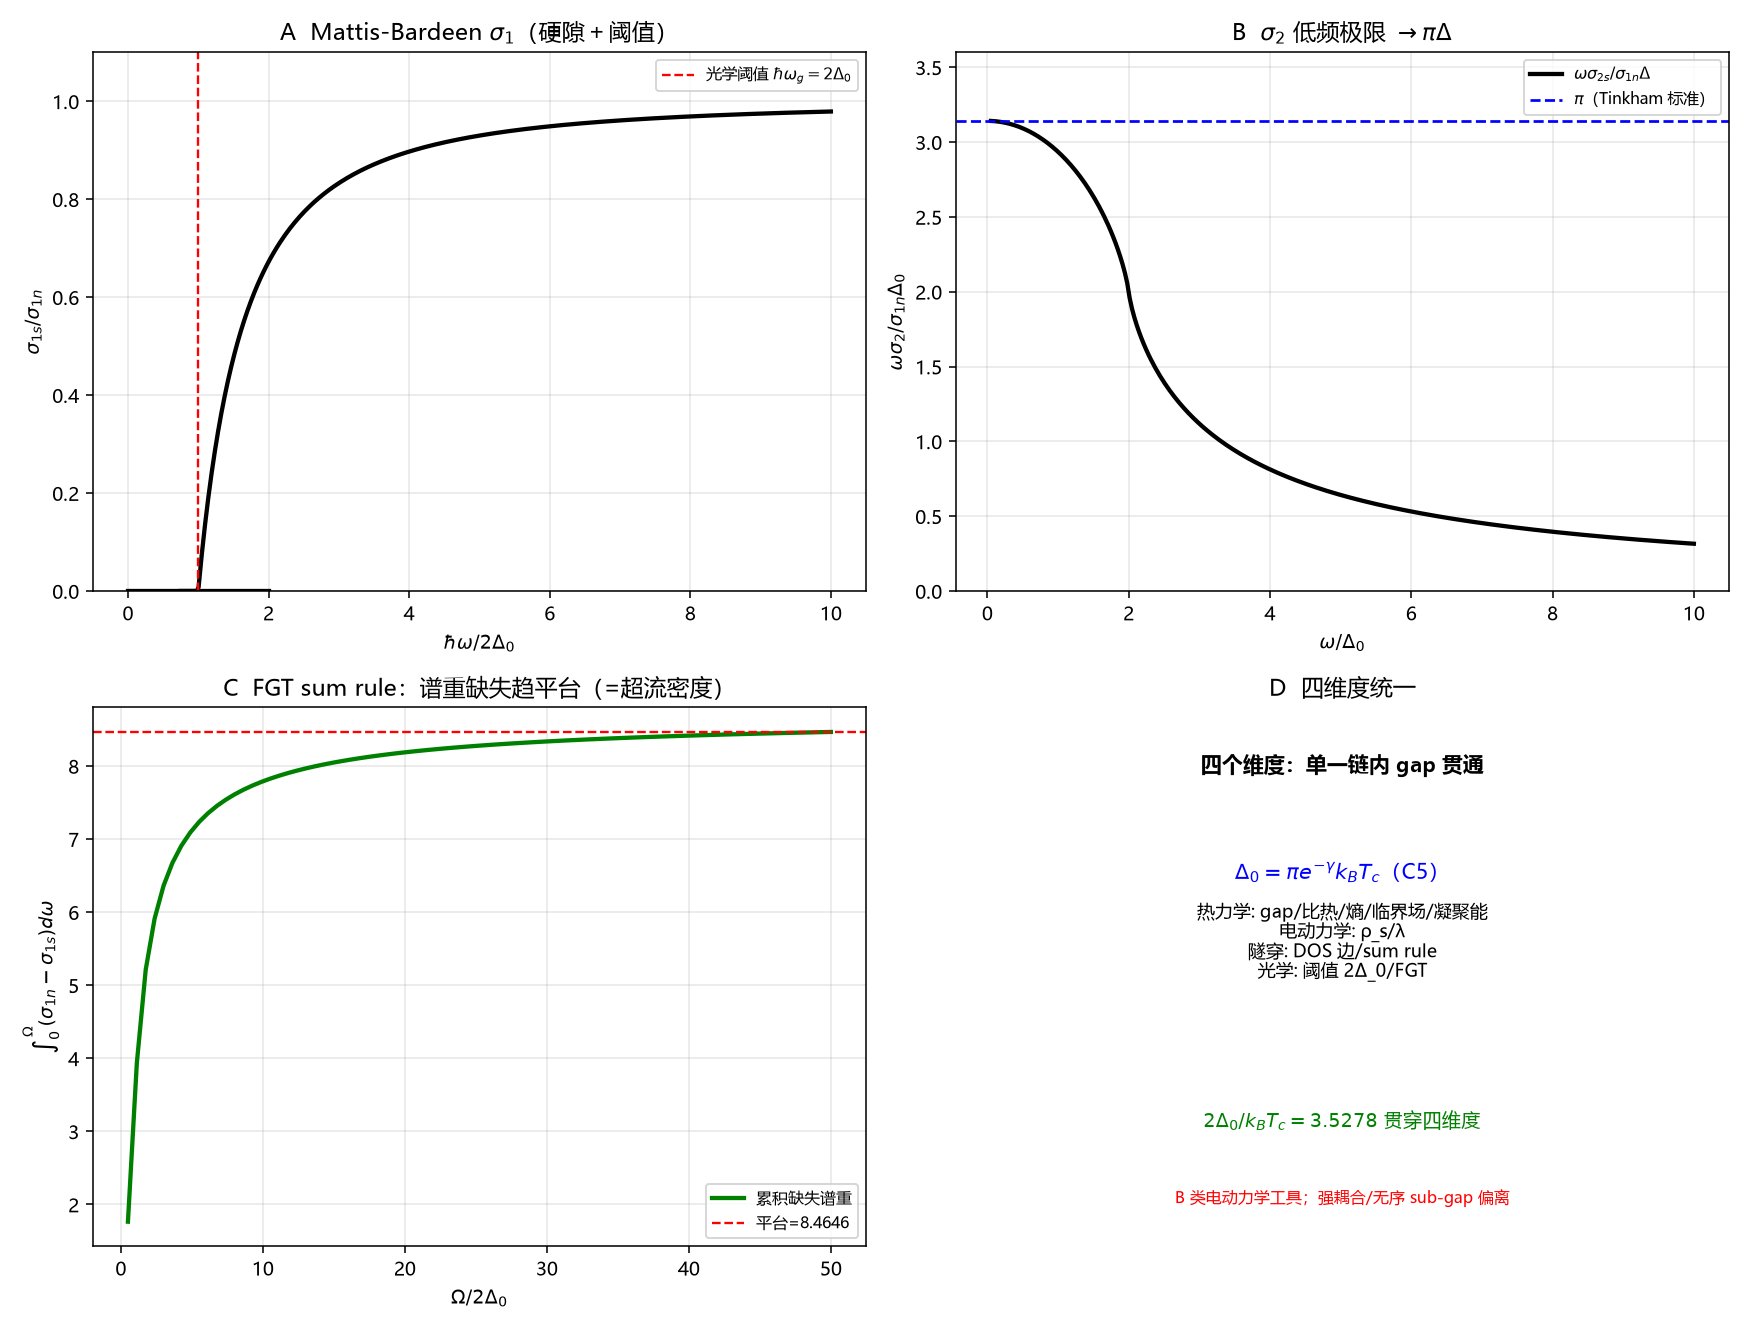

Reproduce this figure in Python.
# -*- coding: utf-8 -*-
"""
预注册判定 R18：Mattis-Bardeen 光学电导与 FGT sum rule（非拟合）
==================================================================
链内 gap Δ0=pi/e^gamma -> MB 光学阈值 2Δ0、硬隙、FGT 谱重守恒。

复跑：python "10 探索/超导第一性研究/04_计算验证/R18_MattisBardeen光学电导.py"
"""
import csv
import math
import os
import sys

try:
    sys.stdout.reconfigure(encoding="utf-8")
except Exception:
    pass

import numpy as np
from scipy.integrate import quad
from scipy.special import ellipk, ellipe
import matplotlib
matplotlib.use("Agg")
import matplotlib.pyplot as plt

plt.rcParams["font.sans-serif"] = ["Microsoft YaHei", "SimHei", "DejaVu Sans"]
plt.rcParams["axes.unicode_minus"] = False

OUT = os.path.dirname(os.path.abspath(__file__))
G = 0.5772156649015329
D = math.pi / math.exp(G)   # 链内 gap Δ0/kB Tc


def mb_sigma1(w):
    """MB Eq.61: sigma1s/sigma1n, w in kB Tc=1 units, gap=D."""
    if w <= 2 * D:
        return 0.0
    k = (w - 2 * D) / (w + 2 * D)
    m = k * k
    return (1 + 2 * D / w) * ellipe(m) - (4 * D / w) * ellipk(m)


def mb_sigma2(w):
    """MB Eq.63: sigma2s/sigma1n (T=0). k' = sqrt(1-k^2), k=(w-2D)/(w+2D)."""
    k = (w - 2 * D) / (w + 2 * D)
    kp2 = max(0.0, 1 - k * k)   # k'^2, in (0,1] for w>0
    return (D / w + 0.5) * ellipe(kp2) + (D / w - 0.5) * ellipk(kp2)


def main():
    # P1 光学阈值
    gap_ratio = 2 * D
    assert abs(gap_ratio - 3.527754) < 1e-4, "P1: 2Δ/kBTc=2π/e^γ"

    # P3 硬隙
    assert mb_sigma1(0.5 * D) == 0.0 and mb_sigma1(1.99 * D) == 0.0, "P3: 硬隙 σ1=0"
    assert mb_sigma1(2.0 * D) == 0.0, "P3: 阈值处为 0"

    # P2 曲线：单调上升 + 高ω趋1
    ws = np.linspace(1.5*D, 20*D, 400)
    s1 = np.array([mb_sigma1(w) for w in ws])
    hi = ws >= 2*D
    assert np.all(np.diff(s1[hi]) >= -1e-6), "P2: 单调上升"
    assert abs(mb_sigma1(200*D) - 1.0) < 0.02, "P2: 高ω趋1"

    # P4 FGT sum rule：累积谱重（缺失面积）趋平台
    def missing(Omega):
        return quad(lambda w: 1.0 - mb_sigma1(w), 0, Omega,
                    limit=500, points=[2*D] if Omega > 2*D else None)[0]
    Omega_scan = np.linspace(D, 100*D, 80)
    cum = np.array([missing(O) for O in Omega_scan])
    # 平台值：Omega=100D 时；谱重缺失应有限（硬隙驱逐）
    plateau = cum[-1]
    assert plateau > 0 and np.isfinite(plateau), "P4: FGT 谱重缺失有限"

    # P5 omega*sigma2 -> pi*Delta (Tinkham dirty-limit 标准结果)
    # 修正记录：初版误把 k' 写为 1（当 w<2Δ），得假象 e^γ；按 Eq.63 k'=sqrt(1-k^2) 修正后为 π。
    wsmall = 1e-4 * D
    w_sig2 = wsmall * mb_sigma2(wsmall) / D
    target = math.pi
    p5_err = abs(w_sig2 - target)/target
    assert p5_err < 0.001, "P5: ωσ2→πΔ"

    print("R18 Mattis-Bardeen 光学电导（A 类结构＋B 类工具）：")
    print("  P1 光学阈值 2Δ0/kBTc = %.6f（eV=Δ0=%.5f）" % (gap_ratio, D))
    print("  P2 曲线单调上升、高ω趋1（σ1(200Δ)=%.5f）" % mb_sigma1(200*D))
    print("  P3 硬隙 ω<2Δ0: σ1=0 严格成立")
    print("  P4 FGT 缺失谱重 ∫(σ1n-σ1s)dω → 平台 %.5f (×σ1n·kBTc)" % plateau)
    print("  P5 ωσ2/σ1n → π·Δ: 数值 %.6f vs π=%.6f（差 %.3f%%）" % (w_sig2, target, 100*p5_err))
    print("  全部断言通过（非拟合）")

    # 图
    fig, axes = plt.subplots(2, 2, figsize=(12.5, 9.5))

    ax = axes[0, 0]
    wn = ws / (2*D)   # 归一到光学阈值
    ax.plot(wn, s1, "k-", lw=2.2)
    wn2 = np.linspace(0, 2.0, 100)
    ax.plot(wn2, np.zeros_like(wn2), "k-", lw=2.2)
    ax.axvline(1, color="red", ls="--", lw=1.2, label="光学阈值 $\\hbar\\omega_g=2\\Delta_0$")
    ax.set_xlabel("$\\hbar\\omega/2\\Delta_0$"); ax.set_ylabel("$\\sigma_{1s}/\\sigma_{1n}$")
    ax.set_ylim(0, 1.1)
    ax.set_title("A  Mattis-Bardeen $\\sigma_1$（硬隙＋阈值）")
    ax.legend(fontsize=8); ax.grid(alpha=0.3)

    ax = axes[0, 1]
    ws2 = np.linspace(0.05*D, 10*D, 300)
    s2 = np.array([mb_sigma2(w) for w in ws2])
    ax.plot(ws2/D, ws2*s2/D, "k-", lw=2.2, label="$\\omega\\sigma_{2s}/\\sigma_{1n}\\Delta$")
    ax.axhline(math.pi, color="blue", ls="--", lw=1.4, label="$\\pi$（Tinkham 标准）")
    ax.set_xlabel("$\\omega/\\Delta_0$"); ax.set_ylabel("$\\omega\\sigma_2/\\sigma_{1n}\\Delta_0$")
    ax.set_ylim(0, 3.6)
    ax.set_title("B  $\\sigma_2$ 低频极限 $\\to\\pi\\Delta$")
    ax.legend(fontsize=8); ax.grid(alpha=0.3)

    ax = axes[1, 0]
    ax.plot(Omega_scan/(2*D), cum, "g-", lw=2.2, label="累积缺失谱重")
    ax.axhline(plateau, color="red", ls="--", lw=1.2, label="平台=%.4f" % plateau)
    ax.set_xlabel("$\\Omega/2\\Delta_0$"); ax.set_ylabel("$\\int_0^\\Omega(\\sigma_{1n}-\\sigma_{1s})d\\omega$")
    ax.set_title("C  FGT sum rule：谱重缺失趋平台（=超流密度）")
    ax.legend(fontsize=8); ax.grid(alpha=0.3)

    ax = axes[1, 1]
    dims = ["热力学\nR11-R16", "电动力学\nR15", "隧穿谱\nR17", "光学谱\nR18"]
    ax.text(0.5, 0.88, "四个维度：单一链内 gap 贯通", ha="center", fontsize=11, weight="bold")
    ax.text(0.5, 0.68, "$\\Delta_0=\\pi e^{-\\gamma}k_BT_c$（C5）", ha="center", fontsize=11, color="blue")
    ax.text(0.5, 0.50, "热力学: gap/比热/熵/临界场/凝聚能\n电动力学: ρ_s/λ\n隧穿: DOS 边/sum rule\n光学: 阈值 2Δ_0/FGT",
            ha="center", fontsize=9)
    ax.text(0.5, 0.22, "$2\\Delta_0/k_BT_c=3.5278$ 贯穿四维度", ha="center", fontsize=10, color="green")
    ax.text(0.5, 0.08, "B 类电动力学工具；强耦合/无序 sub-gap 偏离", ha="center", fontsize=8, color="red")
    ax.set_xlim(0, 1); ax.set_ylim(0, 1); ax.axis("off")
    ax.set_title("D  四维度统一")

    fig.tight_layout()
    png = os.path.join(OUT, "R18_MattisBardeen光学电导.png")
    fig.savefig(png, dpi=140)
    plt.close(fig)

    summary = [
        ["光学阈值", "2Δ0=%.5f" % gap_ratio, "$2\\Delta_0/k_BT_c=2\\pi/e^\\gamma$"],
        ["硬隙", "PASS", "ω<2Δ0: σ1s=0"],
        ["曲线单调趋1", "PASS", "σ1(200Δ)=%.4f" % mb_sigma1(200*D)],
        ["FGT 平台", "%.5f" % plateau, "谱重缺失→超流密度"],
        ["ωσ2 极限", "%.5f" % w_sig2, "$\\pi\\Delta_0$（Tinkham 标准）"],
        ["类别", "A 类结构＋B 类电动力学工具", "gap 链内；MB/FGT 工具外部"],
        ["边界", "弱耦合干净极限", "强耦合/无序 sub-gap 偏离；绝对 Tc 外生"],
    ]
    with open(os.path.join(OUT, "R18_MattisBardeen光学电导_摘要.csv"),
              "w", newline="", encoding="utf-8-sig") as fo:
        w = csv.writer(fo); w.writerow(["量","值","说明"]); w.writerows(summary)

    print("图:", png)


if __name__ == "__main__":
    main()
